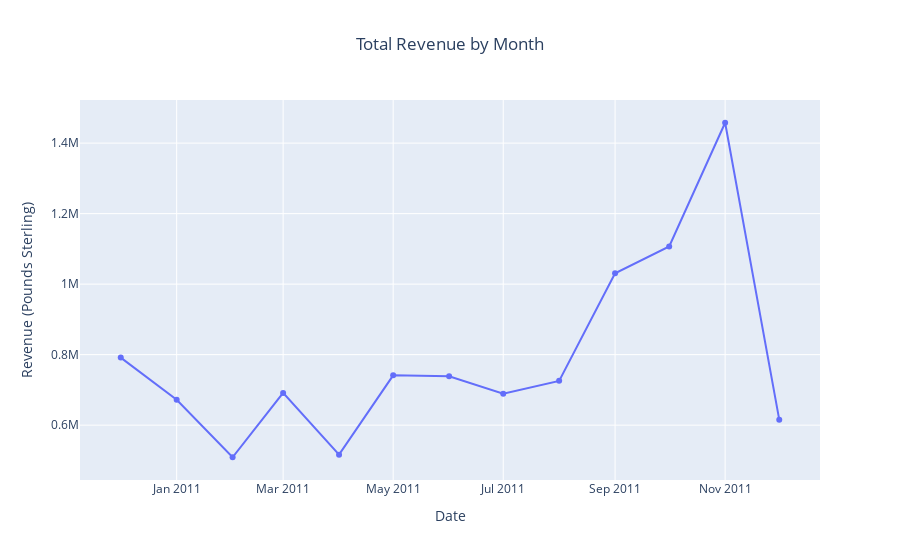

Notebook code for this chart:
### Markdown cell above
##### Sales Analysis
Revenue Analysis (By Month)

### Code cell
# New column to reflect revenue earned from each sale
valid_sales["Revenue"] = valid_sales['Quantity'] * valid_sales['UnitPrice']

# New column YearMonth to separate sales by monthly buckets
valid_sales['YearMonth'] = valid_sales['InvoiceDate'].dt.to_period('M') ## YearMonth in format YYYY-MM

# print(valid_sales.head())
#* Sum up revenue columns based on buckets of YearMonth
monthly_sales = valid_sales.groupby('YearMonth')['Revenue'].sum().reset_index()
monthly_sales['YearMonth'] = monthly_sales['YearMonth'].astype(str) # convert to str for plotly

print(monthly_sales)

fig_monthly_sales = px.line(monthly_sales,
              x = 'YearMonth', y = 'Revenue',
              title = "Total Revenue by Month",
              labels = {'YearMonth': 'Date', 'Revenue':'Revenue (Pounds Sterling)'},
              markers= True)

# Center the title
fig_monthly_sales.update_layout(
    title={
        'text': "Total Revenue by Month",
        'x': 0.5,                   # x position of title (0 is left, 1 is right)
        'xanchor': 'center'         # Center of title aligned with x=0.5
    }
)

fig_monthly_sales.show()

### Figure 1 — Plotly figure (JSON) as saved in the notebook; plotly's stock layout.template omitted (floating-point values rounded to 4 significant figures)
{"data": [{"hovertemplate": "Date=%{x}<br>Revenue (Pounds Sterling)=%{y}<extra></extra>", "legendgroup": "", "line": {"color": "#636efa", "dash": "solid"}, "marker": {"symbol": "circle"}, "mode": "lines+markers", "name": "", "orientation": "v", "showlegend": false, "type": "scatter", "x": ["2010-12", "2011-01", "2011-02", "2011-03", "2011-04", "2011-05", "2011-06", "2011-07", "2011-08", "2011-09", "2011-10", "2011-11", "2011-12"], "xaxis": "x", "y": [791600.0, 672000.0, 509000.0, 691500.0, 516300.0, 741300.0, 738900.0, 689400.0, 725600.0, 1031000.0, 1107000.0, 1458000.0, 615500.0], "yaxis": "y"}], "layout": {"legend": {"tracegroupgap": 0}, "title": {"text": "Total Revenue by Month", "x": 0.5, "xanchor": "center"}, "xaxis": {"anchor": "y", "domain": [0, 1], "title": {"text": "Date"}}, "yaxis": {"anchor": "x", "domain": [0, 1], "title": {"text": "Revenue (Pounds Sterling)"}}}}
